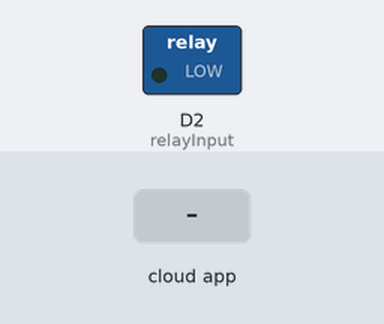
Bench run of a sketch on a simulated ESP8266 (NodeMCU). Parts: switched loads named in the sketch (green lamp = pin HIGH). The test bench sets the inputs (shaded band). WiFi joins after 1.5 s; servers stay silent unless stated; no MQTT or app messages arrive unless stated; what the sketch prints to the serial monitor is not drawn.

Above: at 2.7 s.
2.8 s: the phone or cloud app sets onoff to on
At 4.1 s:
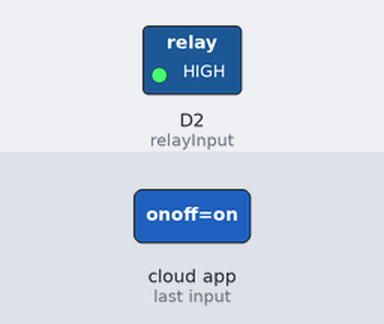
5.8 s: the phone or cloud app sets onoff to off
At 6.7 s:
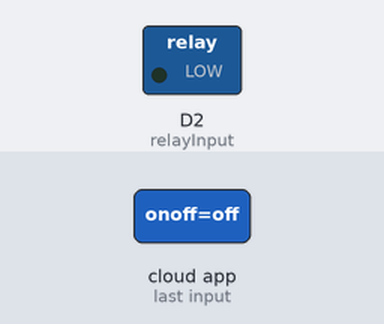
Timing chart, 0 to 8.8 s (numbered marks = the images above; inputs shaded):
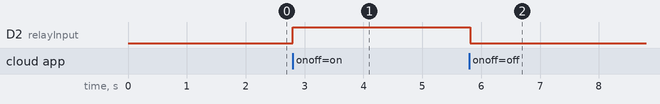

Measured:
- after the input at 2.8 s, D2 (relayInput): LOW → HIGH at once
- after the input at 5.8 s, D2 (relayInput): HIGH → LOW at once

The sketch:

node_final.ino
```cpp
#include <ESP8266WiFi.h>

#include "Adafruit_MQTT.h"
#include "Adafruit_MQTT_Client.h"


// Enter WiFi Details
#define WLAN_SSID       ""
#define WLAN_PASS       ""


// Enter Adafruit Cloud details
#define AIO_SERVER      "io.adafruit.com"
#define AIO_SERVERPORT  1883
#define AIO_USERNAME    ""
#define AIO_KEY         ""

WiFiClient client;

Adafruit_MQTT_Client mqtt(&client, AIO_SERVER, AIO_SERVERPORT, AIO_USERNAME, AIO_KEY);


Adafruit_MQTT_Publish photocell = Adafruit_MQTT_Publish(&mqtt, AIO_USERNAME "/feeds/power");

Adafruit_MQTT_Publish changestate = Adafruit_MQTT_Publish(&mqtt, AIO_USERNAME "/feeds/onoff");

Adafruit_MQTT_Subscribe onoffbutton = Adafruit_MQTT_Subscribe(&mqtt, AIO_USERNAME "/feeds/onoff");

Adafruit_MQTT_Subscribe threshold = Adafruit_MQTT_Subscribe(&mqtt, AIO_USERNAME "/feeds/threshold");


void MQTT_connect();
int ext;
 int value ;
 String v;
 float consumption;
float voltage;
float current;
float  power;
float total_power;
float prev_power = 0;

float avg =0;
int count =0;
const float vpp = 0.00488758553274689;
int relayInput = D2;

void setup() {
  Serial.begin(9600);
 // s.begin(9600);
  delay(10);

  pinMode(relayInput , OUTPUT);

  Serial.println(F("Adafruit MQTT demo"));

  // Connect to WiFi access point.
  Serial.println(); Serial.println();
  Serial.print("Connecting to ");
  Serial.println(WLAN_SSID);

  WiFi.begin(WLAN_SSID, WLAN_PASS);
  while (WiFi.status() != WL_CONNECTED) {
    delay(500);
    Serial.print(".");
  }
  Serial.println();

  Serial.println("WiFi connected");
  Serial.println("IP address: "); Serial.println(WiFi.localIP());

  // Setup MQTT subscription for onoff feed.
  mqtt.subscribe(&onoffbutton);
  mqtt.subscribe(&threshold);
}


void loop() {


  MQTT_connect();


  Adafruit_MQTT_Subscribe *subscription;
  while ((subscription = mqtt.readSubscription(5000))) {
    if (subscription == &onoffbutton )  {
      Serial.print(F("Got: "));
      Serial.println((char *)onoffbutton.lastread);}

      if(subscription == &threshold){
        Serial.print(F("Got: :: thrsh ::  "));
        v= (char *)threshold.lastread;
      Serial.println(v.toInt());}
 Serial.println("check if else of on off");
 String sr = (char *)onoffbutton.lastread;
 Serial.println(sr);

       if(sr == "on")
  {
     digitalWrite(relayInput ,HIGH);
     Serial.println("I am On");
  }
  else
     digitalWrite(relayInput ,LOW);
      //Serial.println("I am Off");


    }


  value= analogRead(A0);
  Serial.println(value);

  value = value - 543;


 voltage = value * vpp *(-1) ;

 current = voltage/0.066;

  power = current * 5*0.00277778 ;


 if(count <=60)
 {
  avg = avg +power;
  count = count +1;

 }

 avg = avg /60;
 total_power = total_power + avg;

  Serial.println(total_power,5);


  Serial.println(count);
if(count == 5){
                            power = 0;
                                 avg =0;


           if ( abs(prev_power) <= v.toInt())// threshold or user in built off;
                              {
                                Serial.println("in the relay on loop");
                                prev_power = prev_power+ total_power;


                              }
            if(abs(total_power) >= v.toInt() || ((char *)onoffbutton.lastread)=="off")
            {
              Serial.println("in the relay off loop");
               prev_power = prev_power+ total_power;

                    total_power = 0;

                    digitalWrite(relayInput, LOW);
                    changestate.publish("off");


                    ext = 0;


            }


          if (! photocell.publish(prev_power))
          {
                  Serial.println(F("Failed"));

          }
          else
                  {
                    Serial.println(F("OK!"));
                  }

          count =0;
}


 delay(10);


}


void MQTT_connect() {
  int8_t ret;

  // Stop if already connected.
  if (mqtt.connected()) {
    return;
  }

  Serial.print("Connecting to MQTT... ");

  uint8_t retries = 3;
   while ((ret = mqtt.connect()) != 0) { // connect will return 0 for connected
       Serial.println(mqtt.connectErrorString(ret));
       Serial.println("Retrying MQTT connection in 5 seconds...");
       mqtt.disconnect();
       delay(5000);
       retries--;
       if (retries == 0) {
         // basically die and wait for WDT to reset me
         while (1);
       }
  }
  Serial.println("MQTT Connected!");
}
```
